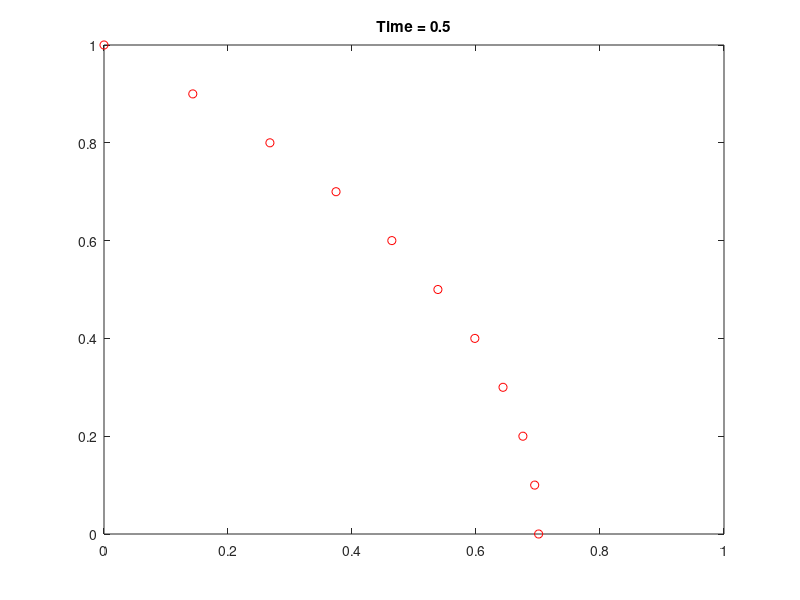

This figure's MATLAB source: (Note: this script raises an error after producing the figure.)
% Startup of Poiseuille flow between two parallell plates.
% u_t = K + u_xx
% 0 < y < 1
% BC: u_x(t,0) = 0, u(t,1) = 0
% IC: u(0,y) = 0
% FTCS scheme and Matlab's pdepe
clear all
close all
clc

jmax=11;
u=zeros(jmax,1);
new_u=u;
dy=1/(jmax-1);
y=linspace(0,1,jmax);
tmax=.5;            % Steady state after t~3
dt=0.005;
nmax=ceil(tmax/dt);
r=dt/dy^2           % Stability criteria: r <= 0.5
K=2;

for n=1:nmax
    new_u(1)=K*dt + u(1)*(1-2*r) + r*(2*u(2));  % BC from the original PDE
    for j=2:jmax-1
        new_u(j)=K*dt + u(j)*(1-2*r) + r*(u(j+1)+u(j-1));
    end
    u=new_u;
%    u(1)=(4*u(2)-u(3))/3;           % BC from 2nd order forward difference
%    u(1)=u(2);                      % BC from 1st order forward difference
    plot(u,y,'ro')
    axis([0 1 0 1])
    title(['Time = ',num2str(n*dt,2)])
    drawnow;
    %pause
end

hold on

m = 0;
x = linspace(0,1,11);
t = linspace(0,tmax,3);

u = pdepe(m,@pdex1pde,@pdex1ic,@pdex1bc,x,t);
plot(u(end,:),x)           % Look at only the last solution, for tmax
legend('FTCS','pedepe')


